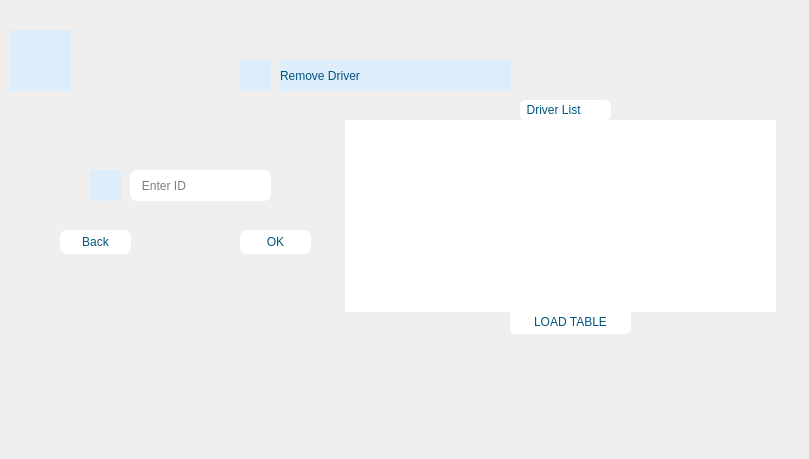
    <widget class="QWidget" name="Remove_dr">
     <widget class="QPushButton" name="ok_sup_8">
      <property name="geometry">
       <rect>
        <x>240</x>
        <y>230</y>
        <width>71</width>
        <height>24</height>
       </rect>
      </property>
      <property name="styleSheet">
       <string notr="true">color: rgb(0, 85, 127);
background-color: rgb(255, 255, 255);
font: 700 10pt &quot;Segoe UI&quot;;
border-radius: 7px;</string>
      </property>
      <property name="text">
       <string>OK</string>
      </property>
      <property name="icon">
       <iconset resource="IMAGE.qrc">
        <normaloff>:/pic/images/OK.png</normaloff>:/pic/images/OK.png</iconset>
      </property>
     </widget>
     <widget class="QLineEdit" name="remove_dr_id">
      <property name="geometry">
       <rect>
        <x>130</x>
        <y>170</y>
        <width>141</width>
        <height>31</height>
       </rect>
      </property>
      <property name="styleSheet">
       <string notr="true">background-color: rgb(255, 255, 255);
border-radius: 7px;</string>
      </property>
      <property name="placeholderText">
       <string>   Enter ID</string>
      </property>
     </widget>
     <widget class="QPushButton" name="back_sup_7">
      <property name="geometry">
       <rect>
        <x>60</x>
        <y>230</y>
        <width>71</width>
        <height>24</height>
       </rect>
      </property>
      <property name="styleSheet">
       <string notr="true">color: rgb(0, 85, 127);
background-color: rgb(255, 255, 255);
font: 700 10pt &quot;Segoe UI&quot;;
border-radius: 7px;</string>
      </property>
      <property name="text">
       <string>Back</string>
      </property>
      <property name="icon">
       <iconset resource="IMAGE.qrc">
        <normaloff>:/pic/images/back.png</normaloff>:/pic/images/back.png</iconset>
      </property>
     </widget>
     <widget class="QLabel" name="label_21">
      <property name="geometry">
       <rect>
        <x>0</x>
        <y>0</y>
        <width>800</width>
        <height>450</height>
       </rect>
      </property>
      <property name="text">
       <string/>
      </property>
      <property name="pixmap">
       <pixmap resource="IMAGE.qrc">:/pic/images/BackGround.png</pixmap>
      </property>
      <property name="scaledContents">
       <bool>true</bool>
      </property>
     </widget>
     <widget class="QTableView" name="tableView_23">
      <property name="geometry">
       <rect>
        <x>345</x>
        <y>120</y>
        <width>431</width>
        <height>192</height>
       </rect>
      </property>
      <property name="styleSheet">
       <string notr="true">border-radius: 8px;</string>
      </property>
     </widget>
     <widget class="QPushButton" name="pushButton_79">
      <property name="geometry">
       <rect>
        <x>510</x>
        <y>310</y>
        <width>121</width>
        <height>24</height>
       </rect>
      </property>
      <property name="styleSheet">
       <string notr="true">color: rgb(0, 85, 127);
background-color: rgb(255, 255, 255);
font: 700 10pt &quot;Segoe UI&quot;;
border-radius: 5px;</string>
      </property>
      <property name="text">
       <string>LOAD TABLE</string>
      </property>
      <property name="icon">
       <iconset resource="IMAGE.qrc">
        <normaloff>:/pic/images/loading.png</normaloff>:/pic/images/loading.png</iconset>
      </property>
     </widget>
     <widget class="QLabel" name="label_103">
      <property name="geometry">
       <rect>
        <x>520</x>
        <y>100</y>
        <width>91</width>
        <height>20</height>
       </rect>
      </property>
      <property name="styleSheet">
       <string notr="true">color: rgb(0, 85, 127);
background-color: rgb(255, 255, 255);
font: 700 11pt &quot;Segoe UI&quot;;
border-radius: 5px;</string>
      </property>
      <property name="text">
       <string>  Driver List</string>
      </property>
     </widget>
     <widget class="QLabel" name="label_137">
      <property name="geometry">
       <rect>
        <x>280</x>
        <y>60</y>
        <width>231</width>
        <height>31</height>
       </rect>
      </property>
      <property name="styleSheet">
       <string notr="true">color: rgb(0, 85, 127);
background-color: rgb(222, 237, 250);
font: 20pt &quot;Lucida Calligraphy&quot;;

</string>
      </property>
      <property name="text">
       <string>Remove Driver</string>
      </property>
     </widget>
     <widget class="QLabel" name="label_138">
      <property name="geometry">
       <rect>
        <x>240</x>
        <y>60</y>
        <width>31</width>
        <height>31</height>
       </rect>
      </property>
      <property name="styleSheet">
       <string notr="true">color: rgb(0, 85, 127);
background-color: rgb(222, 237, 250);
font: 20pt &quot;Lucida Calligraphy&quot;;

</string>
      </property>
      <property name="text">
       <string/>
      </property>
      <property name="pixmap">
       <pixmap resource="IMAGE.qrc">:/pic/images/remove.png</pixmap>
      </property>
      <property name="scaledContents">
       <bool>true</bool>
      </property>
     </widget>
     <widget class="QLabel" name="label_139">
      <property name="geometry">
       <rect>
        <x>10</x>
        <y>30</y>
        <width>61</width>
        <height>61</height>
       </rect>
      </property>
      <property name="styleSheet">
       <string notr="true">color: rgb(0, 85, 127);
background-color: rgb(222, 237, 250);
font: 20pt &quot;Lucida Calligraphy&quot;;

</string>
      </property>
      <property name="text">
       <string/>
      </property>
      <property name="pixmap">
       <pixmap resource="IMAGE.qrc">:/pic/images/driver (1).png</pixmap>
      </property>
      <property name="scaledContents">
       <bool>true</bool>
      </property>
     </widget>
     <widget class="QLabel" name="label_140">
      <property name="geometry">
       <rect>
        <x>90</x>
        <y>170</y>
        <width>31</width>
        <height>31</height>
       </rect>
      </property>
      <property name="styleSheet">
       <string notr="true">color: rgb(0, 85, 127);
background-color: rgb(222, 237, 250);
font: 20pt &quot;Lucida Calligraphy&quot;;

</string>
      </property>
      <property name="text">
       <string/>
      </property>
      <property name="pixmap">
       <pixmap resource="IMAGE.qrc">:/pic/images/id.png</pixmap>
      </property>
      <property name="scaledContents">
       <bool>true</bool>
      </property>
     </widget>
     <zorder>label_21</zorder>
     <zorder>ok_sup_8</zorder>
     <zorder>remove_dr_id</zorder>
     <zorder>back_sup_7</zorder>
     <zorder>tableView_23</zorder>
     <zorder>pushButton_79</zorder>
     <zorder>label_103</zorder>
     <zorder>label_137</zorder>
     <zorder>label_138</zorder>
     <zorder>label_139</zorder>
     <zorder>label_140</zorder>
    </widget>
